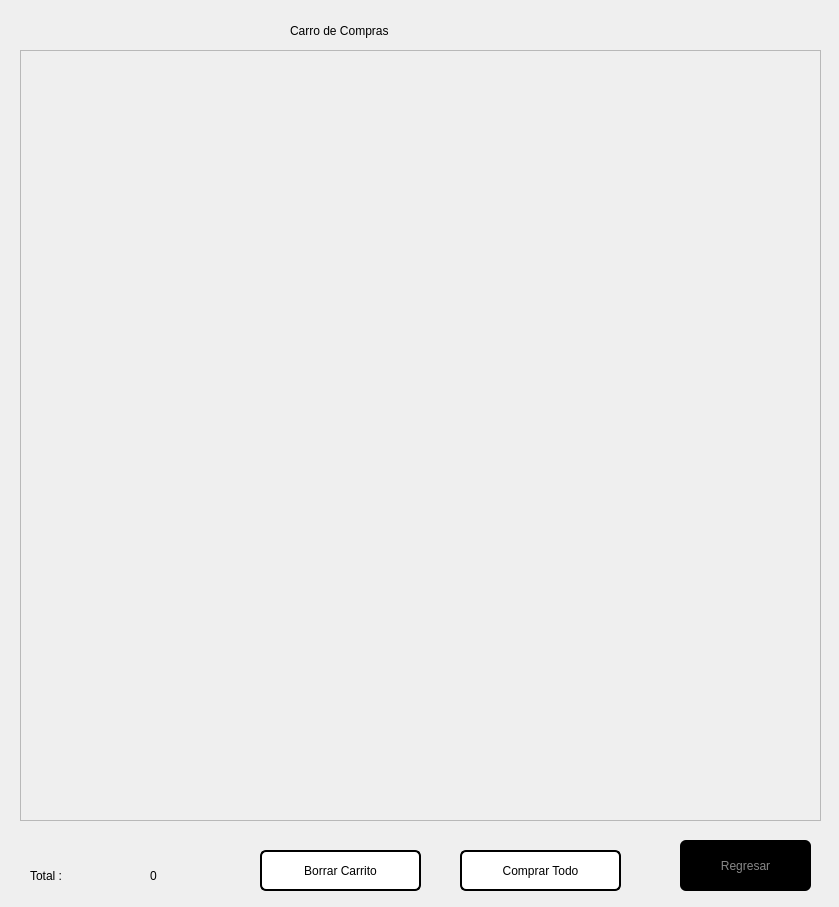
<?xml version="1.0" encoding="UTF-8"?>
<ui version="4.0">
 <class>Dialog</class>
 <widget class="QDialog" name="Dialog">
  <property name="geometry">
   <rect>
    <x>0</x>
    <y>0</y>
    <width>839</width>
    <height>907</height>
   </rect>
  </property>
  <property name="windowTitle">
   <string>Dialog</string>
  </property>
  <widget class="QLabel" name="label">
   <property name="geometry">
    <rect>
     <x>290</x>
     <y>0</y>
     <width>311</width>
     <height>61</height>
    </rect>
   </property>
   <property name="styleSheet">
    <string notr="true">font: 30pt &quot;Urban Graffiti PERSONAL USE ONL&quot;;</string>
   </property>
   <property name="text">
    <string>Carro de Compras</string>
   </property>
  </widget>
  <widget class="QPushButton" name="buyall">
   <property name="geometry">
    <rect>
     <x>460</x>
     <y>850</y>
     <width>161</width>
     <height>41</height>
    </rect>
   </property>
   <property name="styleSheet">
    <string notr="true">QPushButton {
    background-color: #ffffff;
    color: #000000;
    border: 2px solid #000000;
    border-radius: 6px;
    padding: 6px 12px;
    font: 14pt &quot;Impact&quot;;
}
QPushButton:hover {
    background-color: #000000;
    color: #ffffff;
}
QPushButton:pressed {
    background-color: #222222;
    color: #ffffff;
}
QPushButton:disabled {
    background-color: #eeeeee;
    color: #999999;
    border-color: #cccccc;
}</string>
   </property>
   <property name="text">
    <string>Comprar Todo</string>
   </property>
  </widget>
  <widget class="QLabel" name="label_3">
   <property name="geometry">
    <rect>
     <x>30</x>
     <y>850</y>
     <width>111</width>
     <height>51</height>
    </rect>
   </property>
   <property name="styleSheet">
    <string notr="true">font: 81 16pt &quot;Akira Expanded&quot;;</string>
   </property>
   <property name="text">
    <string>Total :</string>
   </property>
  </widget>
  <widget class="QLabel" name="total">
   <property name="geometry">
    <rect>
     <x>150</x>
     <y>850</y>
     <width>111</width>
     <height>51</height>
    </rect>
   </property>
   <property name="styleSheet">
    <string notr="true">font: 81 16pt &quot;Akira Expanded&quot;;</string>
   </property>
   <property name="text">
    <string>0</string>
   </property>
  </widget>
  <widget class="QPushButton" name="back">
   <property name="geometry">
    <rect>
     <x>680</x>
     <y>840</y>
     <width>131</width>
     <height>51</height>
    </rect>
   </property>
   <property name="styleSheet">
    <string notr="true">QPushButton {
    background-color: #000000;
    color: #888888;
    border: none;
    border-radius: 6px;
    padding: 6px 12px;
    font: 14pt &quot;Impact&quot;;
}
QPushButton:hover {
    color: #ffffff;
}
QPushButton:pressed {
    background-color: #111111;
}
QPushButton:disabled {
    background-color: #222222;
    color: #555555;
}</string>
   </property>
   <property name="text">
    <string>Regresar</string>
   </property>
  </widget>
  <widget class="QScrollArea" name="scrollArea">
   <property name="geometry">
    <rect>
     <x>20</x>
     <y>50</y>
     <width>801</width>
     <height>771</height>
    </rect>
   </property>
   <property name="widgetResizable">
    <bool>true</bool>
   </property>
   <widget class="QWidget" name="contents">
    <property name="geometry">
     <rect>
      <x>0</x>
      <y>0</y>
      <width>799</width>
      <height>769</height>
     </rect>
    </property>
    <layout class="QVBoxLayout" name="scrollLayout">
     <property name="spacing">
      <number>10</number>
     </property>
     <item>
      <layout class="QVBoxLayout" name="verticalLayout"/>
     </item>
    </layout>
   </widget>
  </widget>
  <widget class="QPushButton" name="deletecart">
   <property name="geometry">
    <rect>
     <x>260</x>
     <y>850</y>
     <width>161</width>
     <height>41</height>
    </rect>
   </property>
   <property name="styleSheet">
    <string notr="true">QPushButton {
    background-color: #ffffff;
    color: #000000;
    border: 2px solid #000000;
    border-radius: 6px;
    padding: 6px 12px;
    font: 14pt &quot;Impact&quot;;
}
QPushButton:hover {
    background-color: #000000;
    color: #ffffff;
}
QPushButton:pressed {
    background-color: #222222;
    color: #ffffff;
}
QPushButton:disabled {
    background-color: #eeeeee;
    color: #999999;
    border-color: #cccccc;
}</string>
   </property>
   <property name="text">
    <string>Borrar Carrito</string>
   </property>
  </widget>
 </widget>
 <resources/>
 <connections/>
</ui>
